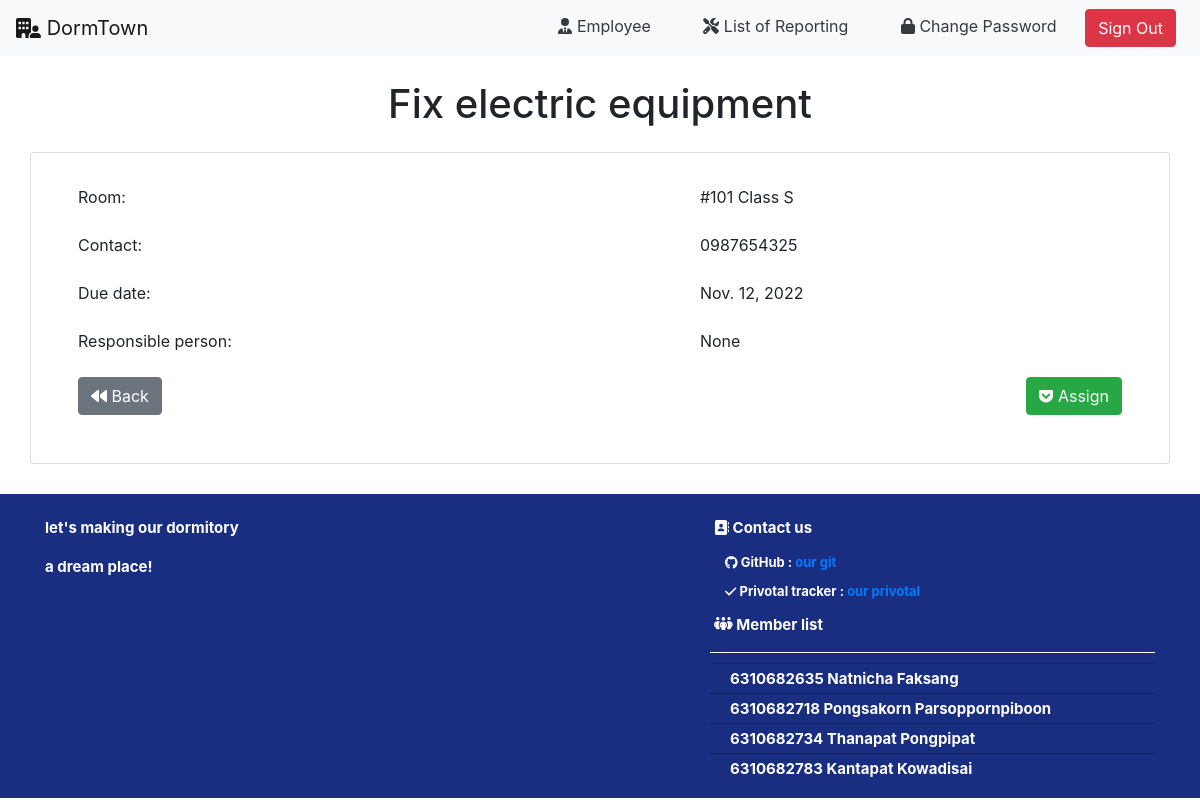
Page /employee/assign/65 (signed in) on the committed database.
### occupant/models.py (models this page shows, shortened)
class Report(models.Model):
    from_user_id = models.ForeignKey(
        User, on_delete=models.CASCADE, related_name="from_user_id")
    problem_type_id = models.ForeignKey(
        ProblemType, on_delete=models.CASCADE, related_name="problem_type_id")
    due_date = models.DateField()
    note = models.CharField(max_length=150)
    status_id = models.ForeignKey(
        StatusType, on_delete=models.CASCADE, related_name="status_id")
    assign_to_id = models.ForeignKey(
        User, on_delete=models.CASCADE, related_name="assign_to_id", null=True)
    role_id = models.ForeignKey(
        Role, on_delete=models.CASCADE, related_name="reported_role_id", null=True)

class ProblemType(models.Model):
    problem_name = models.CharField(max_length=30)
    def __str__(self):
        return f'{ self.problem_name }'

class Room(models.Model):
    room_number = models.CharField(max_length=3)
    room_type = models.ForeignKey(
        RoomType, on_delete=models.CASCADE, related_name="room_type")
    status = models.BooleanField()
    def __str__(self):
        return f'#{ self.room_number } Class {self.room_type}'

class RoomType(models.Model):
    class_level = models.CharField(max_length=5)
    price = models.IntegerField()
    room_service = models.IntegerField(default=1)
    tv_fridge = models.BooleanField(default=True)
    wardrobe = models.BooleanField(default=True)
    water_heater = models.BooleanField(default=True)
    def __str__(self):
        return f'{ self.class_level }'

class UserInfo(models.Model):
    user_id = models.ForeignKey(
        User, on_delete=models.CASCADE, related_name="user_id")
    role_id = models.ForeignKey(
        Role, on_delete=models.CASCADE, related_name="role_id")
    room_id = models.ForeignKey(
        Room, on_delete=models.CASCADE, related_name="room_id", null=True)
    phone_number = models.CharField(max_length=10)
    address = models.CharField(max_length=100)
    street = models.CharField(max_length=50)
    state = models.CharField(max_length=50)
    city = models.CharField(max_length=50)
    country = models.CharField(max_length=20)
    zip_code = models.CharField(max_length=10)

### employee/views.py (the view)
# urls.py: path("assign/<int:report_id>", views.assign, name='assign'),
def assign(request,report_id):
    if not request.user.is_authenticated:
        return render(request, 'users/login.html', status=403)
    try:
        user = User.objects.get(pk=request.user.id)
        user_info = get_object_or_404(UserInfo, user_id=request.user.id)
        report = Report.objects.get(pk=report_id)
        assign_to = report.assign_to_id
        due_date = report.due_date
        reporter = UserInfo.objects.get(user_id=report.from_user_id.id)
        reporter_room = reporter.room_id
        reporter_contact = reporter.phone_number
    except:
        return render(request, 'rooms/500.html', status=500)
    return render(request, 'employee/assign.html', {
        'user': user,
        'user_info': user_info,
        'report': report,
        'assign_to': assign_to,
        'due_date': due_date,
        'reporter_room': reporter_room,
        'reporter_contact': reporter_contact,
        })

### employee/templates/employee/assign.html
{% extends 'employee/layout.html' %}
{% block body %}
<div class="text-center mt-4">
    <h1>{{report.problem_type_id}}</h1>
</div>
<div class="container" >
    <div class="py-2"></div>
    <div class="row">
        <div class="col card">
            <div class="card-body">
                <table class="table table-borderless">
                        <tr>
                            <td colspan="1">Room:</td>
                            <td class="text-end">{{reporter_room}}</td>
                        </tr>
                        <tr>
                            <td colspan="1">Contact:</td>
                            <td class="text-end">{{reporter_contact}}</td>
                        </tr>
                        <tr>
                            <td colspan="1">Due date:</td>
                            <td class="text-end" >{{due_date}}</td>
                        </tr>
                        <tr>
                            <td colspan="1">Responsible person:</td>
                            <td class="text-end">{{assign_to}}</td>
                        </tr>
                        <tr>
                            <td align="left"><a class="btn btn-secondary text-white" href="{% url 'employee:index' %}"> <i class="fa-solid fa-backward"></i> Back</a></td>
                            <td align="right"><a class="btn btn-success text-white" href="{% url 'employee:get_assign' report.id %}"> <i class="fa-brands fa-get-pocket"></i> Assign</a></td>
                        </tr>
                </table>
            </div>
        </div>
    </div>
</div>
{% endblock %}

### manager/static/manager/dashboard.css (style rules this page uses)
:root { --height-box: 150px; --padding-box: 50px 0; --border-radius-box: 5px; }

### rows in the picture
Report: problem_type_id "Fix electric equipment", due_date "Nov. 12, 2022"
Room: room_number+room_type "#101 Class S"
UserInfo: phone_number "0987654325"

### other values in the picture
{{ assign_to }} "None"
